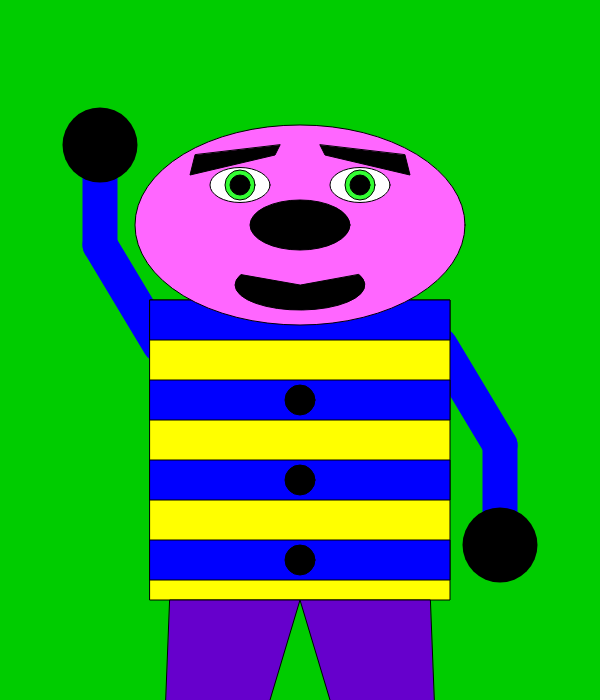
Frame 1 (no input)
Frame 60 (no input): identical to frame 1, image omitted
Frame 120 (the mouse pressed at the canvas centre since frame 60): identical to frame 1, image omitted

The p5.js sketch that drew this single still picture (run headless with seeded random() and noise() and a simulated clock; from frame 60 on, the mouse is pressed at the canvas centre):

// p5.js sketch
// ── sketch.js
function setup() {
    // create a canvas to draw on
    createCanvas( 600, 700 );
}

function draw() {

    // background
    background( 'rgb(0, 204, 0)' );


    /* MAIN SANDBOX */
    push();

    translate( 300, 400 );


    /* ARMS */
    push();
    translate( 0, -55 );

    // left arm
    stroke( 'blue' );
    strokeWeight( 35 );
    line( -140, 0, -200, -100 );
    line( -200, -100, -200, -200 );

    // hand
    stroke( 'rgb(0, 0, 0)' );
    strokeWeight( 75 );
    point( -200, -200 );

    // right arm
    rotate( PI );
    stroke( 'blue' );
    strokeWeight( 35 );
    line( -140, 0, -200, -100 );
    line( -200, -100, -200, -200 );

    // hand
    stroke( 'rgb(0, 0, 0)' );
    strokeWeight( 75 );
    point( -200, -200 );

    pop(); // ARMS END

    /* BODY */

    push();
    // shirt rectangle
    fill('yellow')
    rect( -150, -100, 300, 300 );

    // stripes
    push();
    fill( 'blue' );
    translate(-150, -100);
    rect(0, 0, 300, 40);
    translate(0, 80);
    rect(0, 0, 300, 40);
    translate(0, 80);
    rect(0, 0, 300, 40);
    translate(0, 80);
    rect(0, 0, 300, 40);
    pop();

    // button
    fill( 0, 0, 0)
    ellipse( 0, 0, 30 );

    // button 2
    fill( 0, 0, 0)
    ellipse( 0, 80, 30 );

    // button 3
    fill( 0, 0, 0)
    ellipse( 0, 160, 30)

    pop(); // End Body

    /* LEGS */
    push();
    translate( 0, 200 );

    // left leg
    fill( 'rgb(102, 0, 204)' );
    triangle( -130, 0, 0, 0, -150, 500 );
    // right leg
    scale( -1, 1 );
    triangle( -130, 0, 0, 0, -150, 500 );
    pop(); // LEGS END


    /* HEAD */
    push();
    translate( 0, -175 );

    fill( 'rgb(255, 102, 255)' );
    ellipse( 0, 0, 330, 200 );

    // mouth
    fill( 0 );
    arc( 0, 60, 130, 50, radians(350), radians(190), PIE );

    // nose
    fill('rgb(0, 0, 0)')
    ellipse(0, 0, 100, 50);

    // eyes
    // left
    push();
    translate( -60, -40 );

    fill(255);
    ellipse( 0, 0, 60, 35 );
    noFill();
    fill( 'rgb(51, 255, 51)' );
    ellipse( 0, 0, 30 );
    fill( 0 );
    ellipse( 0, 0, 20 );

    fill( 'rgb(0, 0, 0)' );
    quad( 40, -40, 35, -30, -50, -10, -45, -30 );
    pop();

    // right
    push();
    translate( 60, -40 );

    fill(255);
    ellipse( 0, 0, 60, 35 );
    noFill();
    fill( 'rgb(51, 255, 51)' );
    ellipse( 0, 0, 30 );
    fill( 0 );
    ellipse( 0, 0, 20 );
    fill( 'rgb(0, 0, 0)' );
    quad( -40, -40, -35, -30, 50, -10, 45, -30 );
    pop();

    pop(); // end head




    pop();
}
